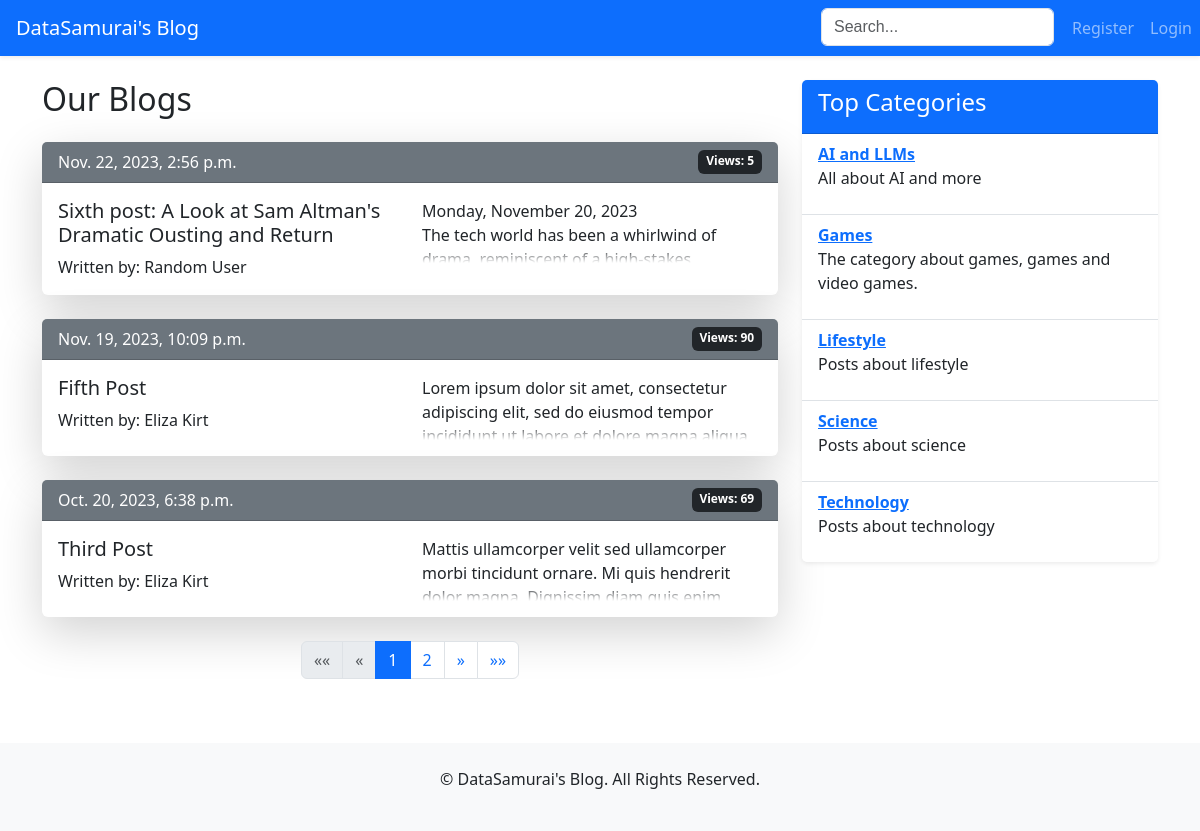
Screenshot of /blog/ with the database file from the repository.
### posts/models.py (models this page shows, shortened)
class Post(models.Model):
    title = models.CharField(max_length=100, unique=True)
    content = RichTextField()
    category = models.ForeignKey('Category', on_delete=models.SET_NULL, null=True)
    date_scheduled = models.DateTimeField(null=True, blank=True)
    date_published = models.DateTimeField(null=True, blank=True)
    views = models.PositiveIntegerField(default=0)
    author = models.ForeignKey(settings.AUTH_USER_MODEL, on_delete=models.SET_NULL, null=True)
    is_published = models.BooleanField(default=False)
    class Meta:
        ordering = ['-date_published']

class Category(models.Model):
    title = models.CharField(max_length=30)
    description = models.TextField()
    class Meta:
        ordering = ['title']
        verbose_name_plural = 'Categories'

### users/models.py (models this page shows, shortened)
class CustomUser(AbstractUser):
    is_banned = models.BooleanField(default=False)
    bio = models.CharField(max_length=200, blank=True, null=True, default=None)
    social_media = models.JSONField(default=dict, blank=True)
    profile_picture = models.ImageField(upload_to='profile_pictures/', blank=True, null=True)
    class Meta:
        ordering = ['id']

### posts/views.py (the view)
# urls.py: path('', views.PostListView.as_view(), name='post_list'),
class PostListView(ListView):
    model = Post
    template_name = 'posts/post_list.html'
    context_object_name = 'posts'
    paginate_by = 3
    def get_queryset(self):
        return Post.objects.filter(is_published=True)
    def get_context_data(self, *, object_list=None, **kwargs):
        context = super().get_context_data(**kwargs)
        context['categories'] = Category.objects.all()
        return context

### templates/posts/post_list.html (shortened to what this page needs)
{% extends 'base.html' %}
{% block page_content %}
    <div class="row mt-4">
        <div class="col-md-8">
            <h2 class="mb-4">Our Blogs</h2>
            {% for post in posts %}
                <div class="card mb-4 border-0 shadow-lg">
                    <div class="card-header bg-secondary text-white d-flex justify-content-between">
                        <span>{{ post.date_published }}</span>
                        <span class="badge bg-dark">Views: {{ post.views }}</span>
                    </div>
                    <div class="card-body">
                        <div class="row">
                            <div class="col-md-6">
                                <h5 class="card-title">
                                    <a href="{% url 'post_detail' post.id %}" class="text-dark text-decoration-none">
                                        {{ post.title }}
                                    </a>
                                </h5>
                                <p class="card-text">Written
                                    by: {{ post.author.first_name }} {{ post.author.last_name }}</p>
                            </div>
                            <div class="col-md-6">
                                <div class="fade-out">
                                    {{ post.content|safe }}
                                </div>
                            </div>
                        </div>
                    </div>
                </div>
            {% endfor %}
            <nav aria-label="Page navigation">
                <ul class="pagination justify-content-center">
                    {% if page_obj.has_previous %}
                        <li class="page-item">
                            <a class="page-link" href="?page=1" aria-label="First">
                                <span aria-hidden="true">&laquo;&laquo;</span>
                            </a>
                        </li>
                        <li class="page-item">
                            <a class="page-link" href="?page={{ page_obj.previous_page_number }}" aria-label="Previous">
                                <span aria-hidden="true">&laquo;</span>
                            </a>
                        </li>
                    {% else %}
                        <li class="page-item disabled">
                            <span class="page-link">&laquo;&laquo;</span>
                        </li>
                        <li class="page-item disabled">
                            <span class="page-link">&laquo;</span>
                        </li>
                    {% endif %}
                    {% for num in page_obj.paginator.page_range %}
                        {% if page_obj.number == num %}
                            <li class="page-item active" aria-current="page">
                                <span class="page-link">{{ num }}</span>
                            </li>
                        {% elif num > page_obj.number|add:'-3' and num < page_obj.number|add:'3' %}
                            <li class="page-item">
                                <a class="page-link" href="?page={{ num }}">{{ num }}</a>
                            </li>
                        {% endif %}
                    {% endfor %}
                    {% if page_obj.has_next %}
                        <li class="page-item">
                            <a class="page-link" href="?page={{ page_obj.next_page_number }}" aria-label="Next">
                                <span aria-hidden="true">&raquo;</span>
                            </a>
                        </li>
                        <li class="page-item">
                            <a class="page-link" href="?page={{ page_obj.paginator.num_pages }}" aria-label="Last">
                                <span aria-hidden="true">&raquo;&raquo;</span>
                            </a>
                        </li>
                    {% endif %}
                </ul>
            </nav>
        </div>
        <div class="col-md-4 pl-5">
            <div class="card border-0 shadow-sm mb-4">
                <div class="card-header bg-primary text-white">
                    <h4>Top Categories</h4>
                </div>
                <ul class="list-group list-group-flush">
                    {% for category in categories %}
                        <li class="list-group-item">
                            <strong><a
                                    href="{% url 'category_detail' category_id=category.pk %}">{{ category.title }}</a></strong>
                            <p>{{ category.description }}</p>
                        </li>
                    {% endfor %}
                </ul>
            </div>
        </div>
    </div>
{% endblock %}

### templates/base.html (style rules this page uses)
.fade-out { position: relative; height: 4em; overflow: hidden; }
.fade-out::before { content: ""; position: absolute; bottom: 0; left: 0; width: 100%; height: 1em; background: linear-gradient(to top, white, transparent); }

### rows the page displays
Post: date_published "Nov. 22, 2023, 2:56 p.m.", views "5", title "Sixth post: A Look at Sam Altman's Dramatic Ousting and Return", author.first_name "Random", author.last_name "User", content "Monday, November 20, 2023 The tech world has been a whirlwind of…"
Post: date_published "Nov. 19, 2023, 10:09 p.m.", views "90", title "Fifth Post", author.first_name "Eliza", author.last_name "Kirt", content "Lorem ipsum dolor sit amet, consectetur adipiscing elit, sed do eiusmod tempor…"
Post: date_published "Oct. 20, 2023, 6:38 p.m.", views "69", title "Third Post", author.first_name "Eliza", author.last_name "Kirt", content "Mattis ullamcorper velit sed ullamcorper morbi tincidunt ornare. Mi quis hendrerit…"
Category: title "AI and LLMs", description "All about AI and more"
Category: title "Games", description "The category about games, games and video games."
Category: title "Lifestyle", description "Posts about lifestyle"
Category: title "Science", description "Posts about science"
Category: title "Technology", description "Posts about technology"

### other values shown
{{ num }} "1"
{{ num }} "2"
